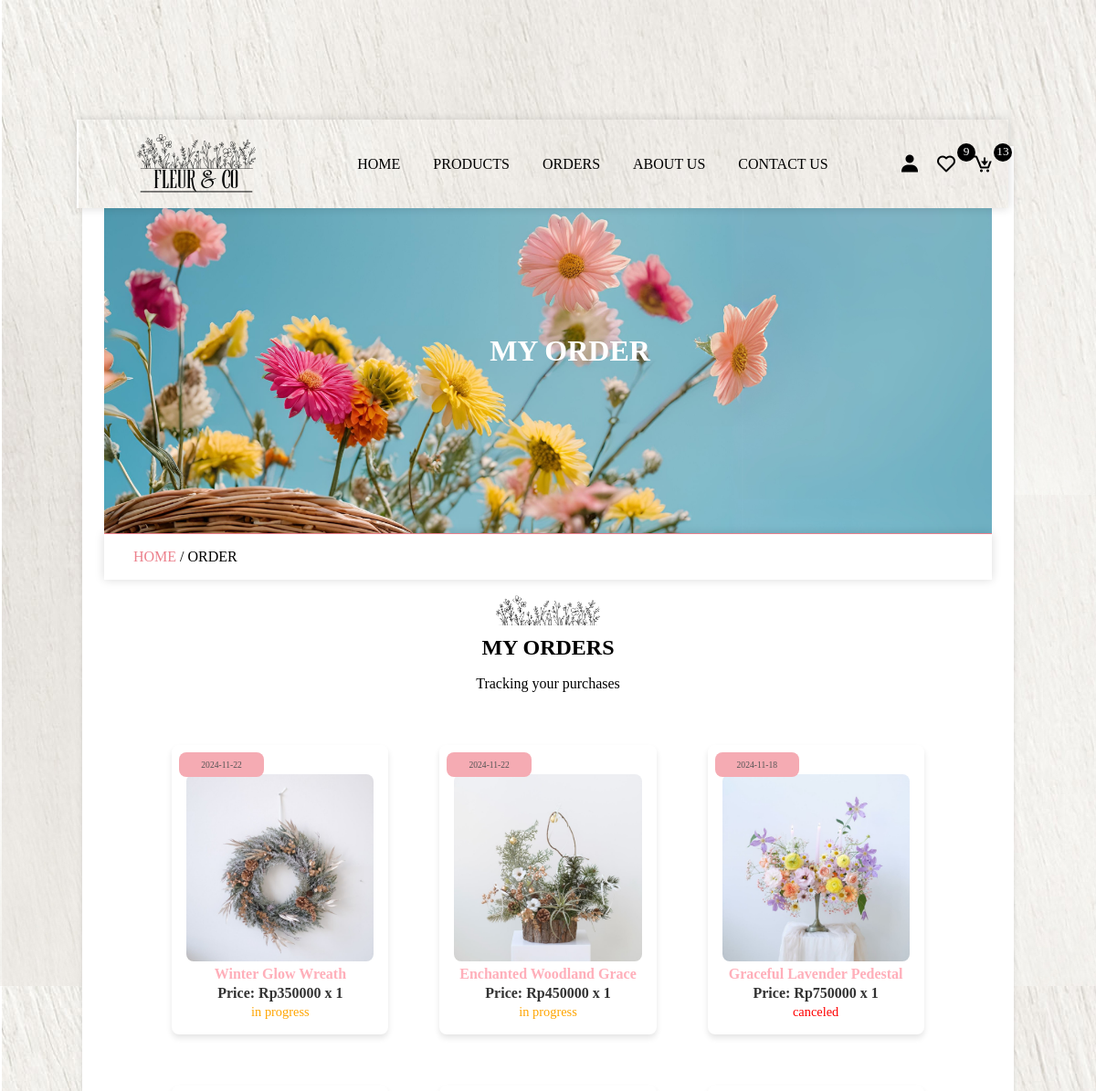
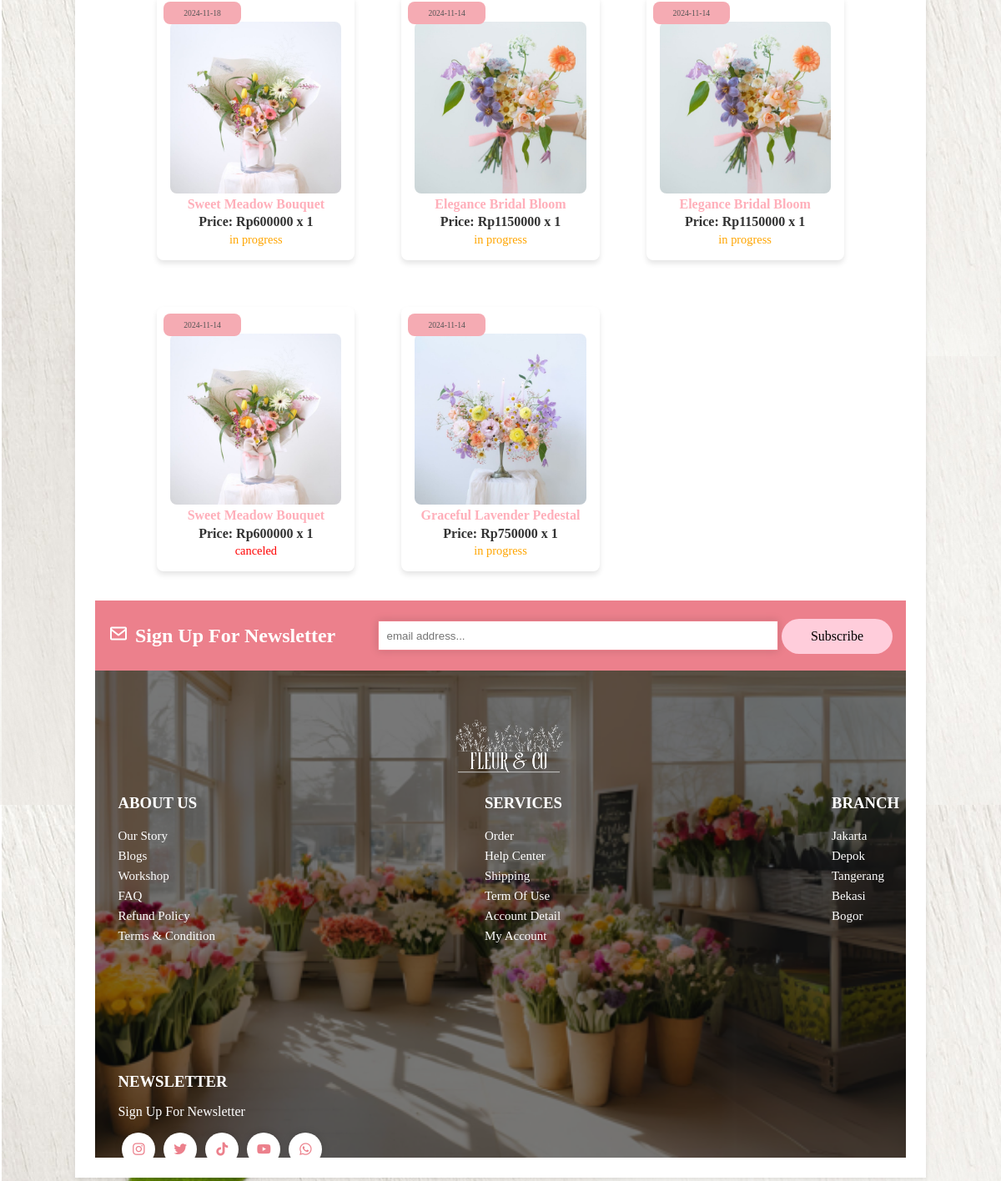
The app's page /order.php with its own data (2 pictures, top to bottom).
### tables this page shows
CREATE TABLE `orders` (
  `id` varchar(20) NOT NULL,
  `user_id` varchar(20) NOT NULL,
  `name` varchar(50) NOT NULL,
  `number` int(15) NOT NULL,
  `email` varchar(50) NOT NULL,
  `address` varchar(200) NOT NULL,
  `address_type` varchar(10) NOT NULL,
  `method` varchar(50) NOT NULL,
  `product_id` varchar(20) NOT NULL,
  `price` int(20) NOT NULL,
  `qty` varchar(2) NOT NULL,
  `date` date NOT NULL DEFAULT current_timestamp(),
  `status` varchar(50) NOT NULL DEFAULT 'in progress'
);

CREATE TABLE `products` (
  `id` varchar(20) NOT NULL,
  `name` varchar(50) NOT NULL,
  `price` int(50) NOT NULL,
  `image` varchar(255) NOT NULL,
  `product_detail` varchar(1000) NOT NULL
);

### order.php (the view, shortened to what this page needs)
<?php
    include 'components/connection.php';
    if (isset($_SESSION['user_id'])) {
        $user_id = $_SESSION['user_id'];
    }else{
        $user_id = '';
    }
?>
<!DOCTYPE html>
<html lang="en">
<head>
    <link href='https://unpkg.com/boxicons@2.1.4/css/boxicons.min.css' rel='stylesheet'>
</head>
<body>
    <?php include 'components/header.php'; ?>
    <div class="main">
        <div class="banner">
            <h1>my order</h1>
        </div>
        <div class="title2">
            <a href="home.php">home </a><span>/ order</span>
        </div>
        <section class="orders">
                <div class="title">
                    <img src="img/flower-logo.png" class="logo">
                    <h1>my orders</h1>
                    <p>Tracking your purchases
                    </p>
                </div>
                <div class="box-container">
                    <?php
                        $select_orders = $conn->prepare("SELECT * FROM `orders` WHERE user_id = ? ORDER BY date DESC");
                        $select_orders->execute([$user_id]);
                        if ($select_orders->rowCount()>0) {
                            while($fetch_order = $select_orders->fetch(PDO::FETCH_ASSOC)){
                                $select_products = $conn->prepare("SELECT * FROM `products` WHERE id=?");
                                $select_products->execute([$fetch_order['product_id']]);
                                if ($select_products->rowCount()>0) {
                                    while($fetch_product=$select_products->fetch(PDO::FETCH_ASSOC)) {
                    ?>
                    <div class="box" <?php if($fetch_order['status']=='cancel'){echo 'style="border:2px solid red";';} ?>>
                        <a href="view_order.php?get_id=<?= $fetch_order['id']; ?>">
                            <p class="date"><i class="bi bi-calendar-fill"></i><span><?=$fetch_order['date']; ?></span></p>
                            <img src="img/<?= $fetch_product['image']; ?>" class="img">
                                <div class="row">
                                    <h3 class="name"><?= $fetch_product['name']; ?></h3>
                                    <p class="price"><b>Price: Rp<?= $fetch_order['price']; ?> x <?= $fetch_order['qty']; ?></b></p>
                                    <p class="status" style="color:<?php if ($fetch_order['status']=='delivered'){echo 'pink';}elseif($fetch_order['status']=='canceled') {echo 'red';}else{echo 'orange';}?>"><?=$fetch_order['status'] ?></p>
                                </div>
                        </a>
                    </div>
                    <?php
                                    }
                                }
                            }
                        }else{
                            echo '<p class="empty">no order takes placed yet!</p>';
                        }
                    ?>
                </div>
        </section>
        <?php include 'components/footer.php'; ?>
    </div>
</body>
</html>

### components/header.php (shortened to what this page needs)
<header class="header">
    <div class="flex">
        <a href="home.php" class="logo"><img src="img/inilogo1.png"></a>
        <nav class="navbar">
            <a href="home.php">home</a>
            <a href="view_products.php">products</a>
            <a href="order.php">orders</a>
            <a href="about.php">about us</a>
            <a href="contact.php">contact us</a>
        </nav>
        <div class="icons">
            <i class="bx bxs-user" id="user-btn"></i>
            <?php
                $count_wishlist_items = $conn->prepare("SELECT * FROM `wishlist` WHERE user_id = ?");
                $count_wishlist_items->execute([$user_id]);
                $total_wishlist_items = $count_wishlist_items->rowCount();
            ?>
            <a href="wishlist.php" class="cart-btn"><i class="bx bx-heart"></i><sup><?=$total_wishlist_items ?></sup></a>
            <?php
                $count_cart_items = $conn->prepare("SELECT * FROM `cart` WHERE user_id = ?");
                $count_cart_items->execute([$user_id]);
                $total_cart_items = $count_cart_items->rowCount();
            ?>
            <a href="cart.php" class="cart-btn"><i class="bx bx-cart-download"></i><sup><?=$total_cart_items ?></sup></a>
        </div>
    </div>
</header>

### components/footer.php (shortened to what this page needs)
<div class="top-footer">
    <h2><i class="bx bx-envelope"></i>Sign Up For Newsletter</h2>
    <div class="input-field">
        <input type="text" name="" placeholder="email address...">
        <button class="btn">subscribe</button>
    </div>
</div>
<footer>
    <div class="overlay"></div>
    <div class="footer-content">
        <div class="img-box">
            <img src="img/inilogo2.png">
        </div>
        <div class="inner-footer">
            <div class="card">
                <h3>about us</h3>
                <ul>
                    <li>our story</li>
                    <li>blogs</li>
                    <li>workshop</li>
                    <li>FAQ</li>
                    <li>refund policy</li>
                    <li>terms & condition</li>
                </ul>
            </div>
            <div class="card">
                <h3>services</h3>
                <ul>
                    <li>order</li>
                    <li>help center</li>
                    <li>shipping</li>
                    <li>term of use</li>
                    <li>account detail</li>
                    <li>my account</li>
                </ul>
            </div>
            <div class="card">
                <h3>branch</h3>
                <ul>
                    <li>jakarta</li>
                    <li>depok</li>
                    <li>tangerang</li>
                    <li>bekasi</li>
                    <li>bogor</li>
                </ul>
            </div>
            <div class="card">
                <h3>newsletter</h3>
                <p>Sign Up For Newsletter</p>
                <div class="social-links">
                    <i class="bx bxl-instagram"></i>
                    <i class="bx bxl-twitter"></i>
                    <i class="bx bxl-tiktok"></i>
                    <i class="bx bxl-youtube"></i>
                    <i class="bx bxl-whatsapp"></i>
                </div>
            </div>
        </div>
    </div>
</footer>

### records on screen
orders: date "2024-11-22", price "350000", qty "1", status "in progress"
products: image (picture), name "Winter Glow Wreath"
orders: date "2024-11-22", price "450000", qty "1", status "in progress"
products: image (picture), name "Enchanted Woodland Grace"
orders: date "2024-11-18", price "750000", qty "1", status "canceled"
products: image (picture), name "Graceful Lavender Pedestal"
orders: date "2024-11-18", price "600000", qty "1", status "in progress"
products: image (picture), name "Sweet Meadow Bouquet"
orders: date "2024-11-14", price "1150000", qty "1", status "in progress"
products: image (picture), name "Elegance Bridal Bloom"
orders: date "2024-11-14", price "1150000", qty "1", status "in progress"
orders: date "2024-11-14", price "600000", qty "1", status "canceled"
orders: date "2024-11-14", price "750000", qty "1", status "in progress"

### other values on screen
$total_wishlist_items "9"
$total_cart_items "13"
